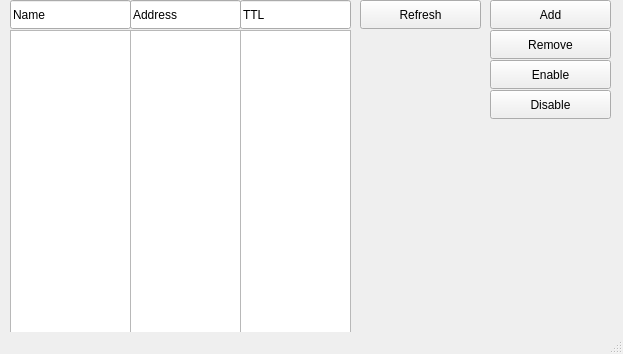
<?xml version="1.0" encoding="UTF-8"?>
<ui version="4.0">
 <class>MainWindow</class>
 <widget class="QMainWindow" name="MainWindow">
  <property name="geometry">
   <rect>
    <x>0</x>
    <y>0</y>
    <width>623</width>
    <height>354</height>
   </rect>
  </property>
  <property name="windowTitle">
   <string>DNS static records</string>
  </property>
  <widget class="QWidget" name="centralwidget">
   <widget class="QPushButton" name="enableButton">
    <property name="geometry">
     <rect>
      <x>490</x>
      <y>60</y>
      <width>121</width>
      <height>29</height>
     </rect>
    </property>
    <property name="text">
     <string>Enable</string>
    </property>
   </widget>
   <widget class="QListWidget" name="ttlField">
    <property name="geometry">
     <rect>
      <x>240</x>
      <y>30</y>
      <width>111</width>
      <height>311</height>
     </rect>
    </property>
   </widget>
   <widget class="QPushButton" name="refreshButton">
    <property name="geometry">
     <rect>
      <x>360</x>
      <y>0</y>
      <width>121</width>
      <height>29</height>
     </rect>
    </property>
    <property name="text">
     <string>Refresh</string>
    </property>
   </widget>
   <widget class="QPushButton" name="removeButton">
    <property name="geometry">
     <rect>
      <x>490</x>
      <y>30</y>
      <width>121</width>
      <height>29</height>
     </rect>
    </property>
    <property name="text">
     <string>Remove</string>
    </property>
   </widget>
   <widget class="QListWidget" name="nameField">
    <property name="geometry">
     <rect>
      <x>10</x>
      <y>30</y>
      <width>121</width>
      <height>311</height>
     </rect>
    </property>
   </widget>
   <widget class="QLineEdit" name="version_2">
    <property name="geometry">
     <rect>
      <x>240</x>
      <y>0</y>
      <width>111</width>
      <height>29</height>
     </rect>
    </property>
    <property name="text">
     <string>TTL</string>
    </property>
   </widget>
   <widget class="QLineEdit" name="version">
    <property name="geometry">
     <rect>
      <x>130</x>
      <y>0</y>
      <width>111</width>
      <height>29</height>
     </rect>
    </property>
    <property name="text">
     <string>Address</string>
    </property>
   </widget>
   <widget class="QListWidget" name="addressField">
    <property name="geometry">
     <rect>
      <x>130</x>
      <y>30</y>
      <width>111</width>
      <height>311</height>
     </rect>
    </property>
   </widget>
   <widget class="QPushButton" name="addButton">
    <property name="geometry">
     <rect>
      <x>490</x>
      <y>0</y>
      <width>121</width>
      <height>29</height>
     </rect>
    </property>
    <property name="text">
     <string>Add</string>
    </property>
   </widget>
   <widget class="QLineEdit" name="package_2">
    <property name="geometry">
     <rect>
      <x>10</x>
      <y>0</y>
      <width>121</width>
      <height>29</height>
     </rect>
    </property>
    <property name="text">
     <string>Name</string>
    </property>
   </widget>
   <widget class="QPushButton" name="disableButton">
    <property name="geometry">
     <rect>
      <x>490</x>
      <y>90</y>
      <width>121</width>
      <height>29</height>
     </rect>
    </property>
    <property name="text">
     <string>Disable</string>
    </property>
   </widget>
  </widget>
  <widget class="QStatusBar" name="statusbar"/>
 </widget>
 <resources/>
 <connections/>
</ui>
